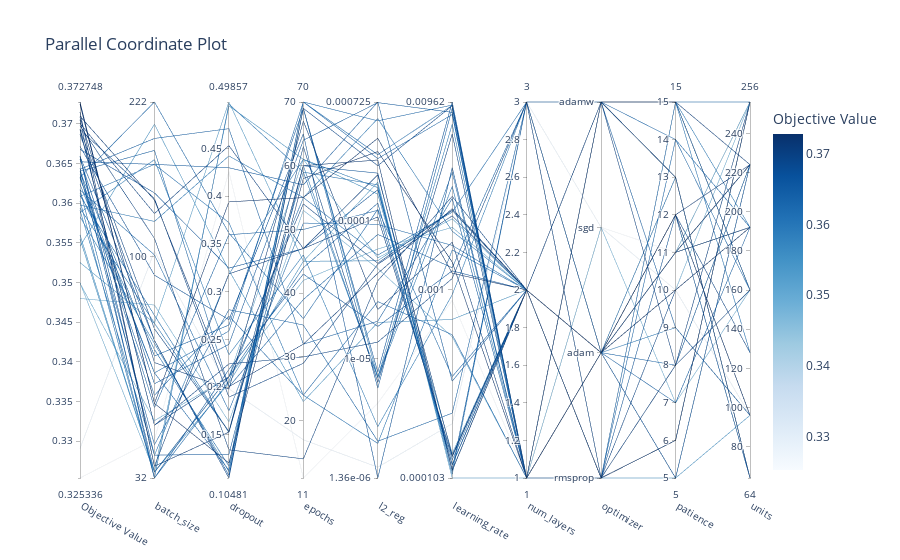

The notebook cell this image was saved under:
### Code cell
visualizations['parallel_coordinate']
